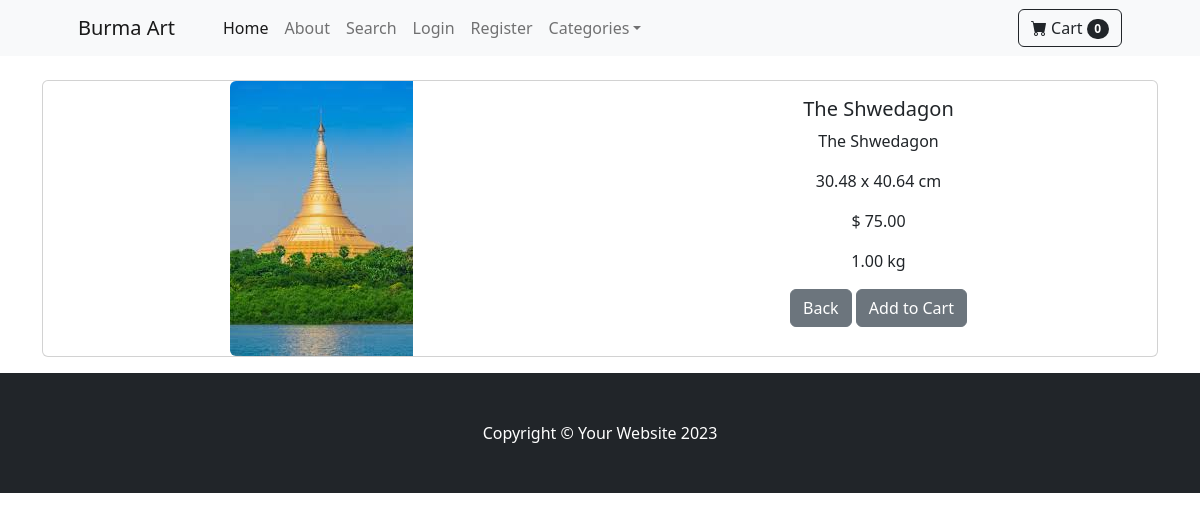
Page /product/1 on the committed database.
### core/models.py (models this page shows, shortened)
class Product(models.Model):
    name = models.CharField(max_length=150)  # Increased max_length for longer product names
    price = models.DecimalField(default=0, decimal_places=2, max_digits=10)  # Adjusted max_digits for higher price limits
    category = models.ForeignKey(Category, on_delete=models.CASCADE)
    description = models.TextField(default='', blank=True)  # Changed to TextField for longer descriptions
    image = models.ImageField(upload_to='uploads/product/')
    width = models.DecimalField(max_digits=10, decimal_places=2)  # Increased max_digits for larger dimensions
    height = models.DecimalField(max_digits=10, decimal_places=2)
    weight = models.DecimalField(max_digits=10, decimal_places=2)  # Increased max_digits for heavier products

### core/views.py (the view)
# urls.py: path('product/<int:pk>', views.product, name='product'),
def product(request,pk):
	product = Product.objects.get(id=pk)
	return render(request, 'product.html', {'product':product})

### cart/cart.py (called while the page is built)
	def __len__(self):
		return	len(self.cart)

### cart/context_processors.py (called while the page is built)
def cart(request):
	return {'cart': Cart(request)}

### core/templates/product.html (shortened to what this page needs)
{% extends 'base.html' %}
{% block content %}
<div class="container">
    <br>
    <div class="card mb-3">
        <div class="row g-0">
            <div class="col-md-6">
              <center>
              <img src="{{ product.image.url }}" class="img-fluid rounded-start" alt="...">
              </center>
            </div>
            <div class="col-md-6">
                <div class="card-body">
                    <center>
                        <h5 class="card-title">{{ product.name }}</h5>
                        <p class="card-text">{{ product.description }}</p>
                        <p class="card-text">{{ product.width }} x {{ product.height }} cm</p>
                        <p class="card-text">$ {{ product.price }}</p>
                        <p class="card-text">{{ product.weight }} kg</p>
                        <a href="{% url 'home' %}" class="btn btn-secondary">Back</a>
                        <button class="btn btn-secondary" type="button" value="{{ product.id }}" id="add-cart">Add to Cart</button>
                    </center>
                </div>
            </div>
        </div>
    </div>
</div>
{% endblock %}

### rows in the picture
Product: image (picture), name "The Shwedagon", description "The Shwedagon", width "30.48", height "40.64", price "75.00", weight "1.00"

### other values in the picture
{{ cart|length }} "0"
